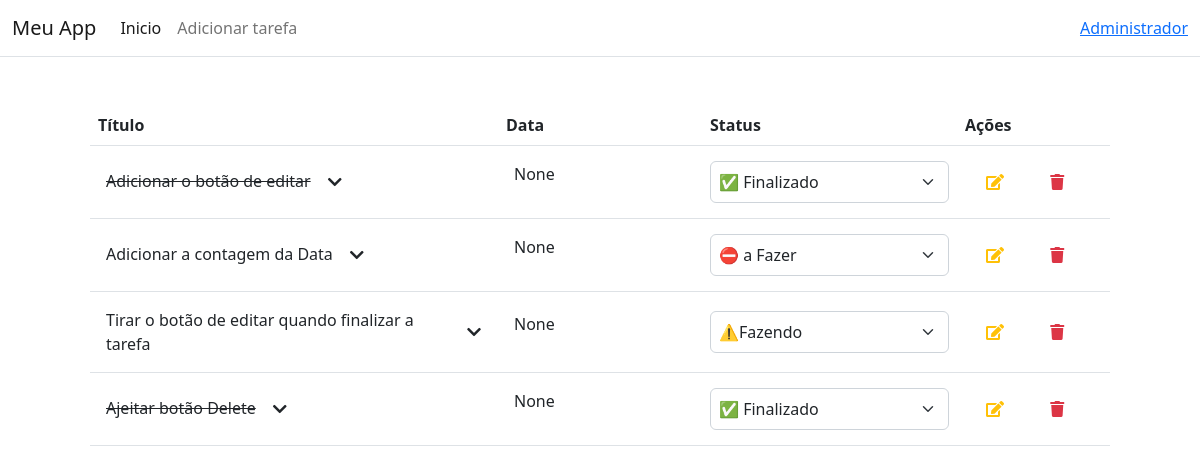
Before: / with the older database file.
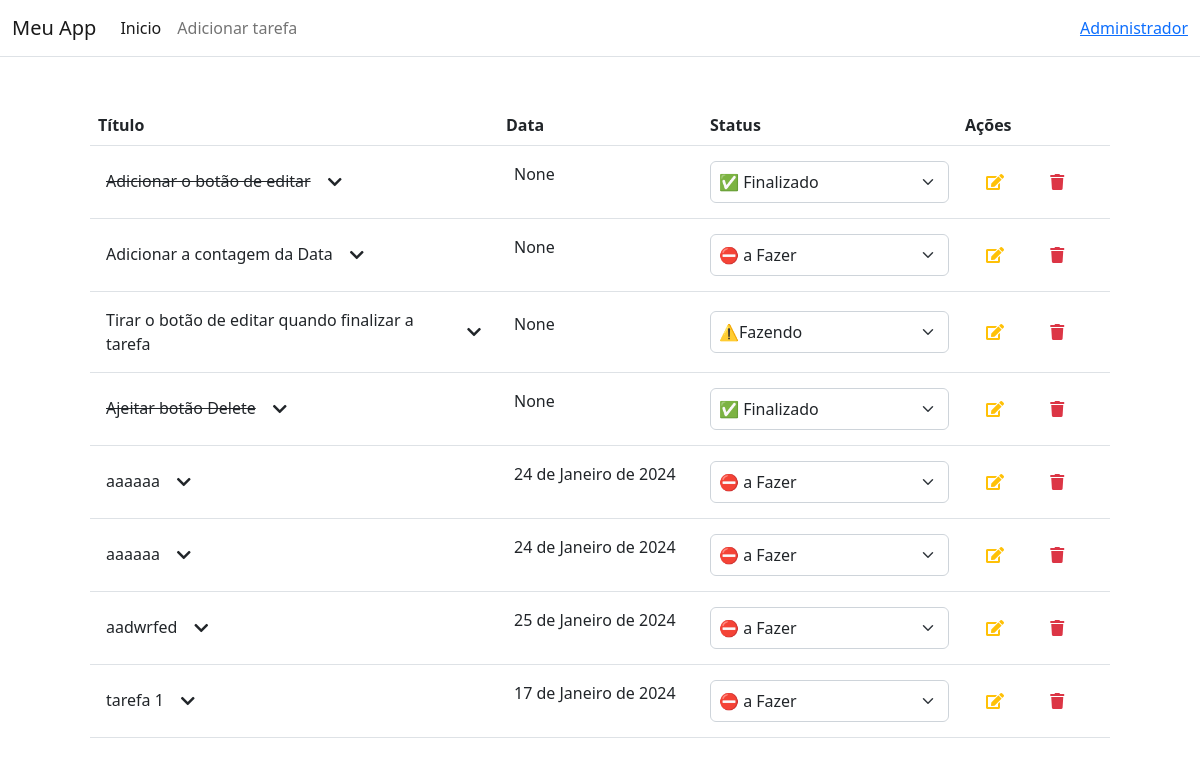
After: the same page with the newer database file.
### mente_app/models.py (models this page shows, shortened)
class TodoList(models.Model):
    title = models.CharField(max_length=100)
    status = models.ForeignKey(Status, on_delete=models.CASCADE,
                               related_name='status', to_field='id', default='1')
    due_date = models.DateField('data' , null=True, blank=True)

class Status(models.Model):
    name = models.CharField(max_length=20)

### mente_app/views.py (the view)
# urls.py: path('', views.lista_itens, name='lista_itens'),
def lista_itens(request):
    todo = TodoList.objects.all()
    status_list = Status.objects.all()
    context = {"todo": todo, "status_list": status_list}
    return render(request, 'index.html', context)

### mente_app/templates/index.html (shortened to what this page needs)
{% extends 'base.html' %}
{% block content %}
<div class="p-5">
    <table class="table">
        <thead>
            <tr>
                <th scope="col">Título</th>
                <th scope="col">Data</th>
                <th scope="col">Status</th>
                <th scope="col">Ações</th>
            </tr>
        </thead>
        {% include 'tarefa.html' %}
    </table>
</div>
{% endblock %}

### mente_app/templates/base.html (shortened to what this page needs)
{% load static %}
<!DOCTYPE html>
<html lang="pt-BR">
<head>
	<link href="https://cdn.jsdelivr.net/npm/bootstrap@5.2.3/dist/css/bootstrap.min.css" rel="stylesheet">
    <link rel="stylesheet" href="https://use.fontawesome.com/releases/v5.15.4/css/all.css"/>
	<link type="text/css" rel="stylesheet" href="{% static 'css/style.css' %}">
</head>
<body>
	{% include 'navbar.html' %}
	<div class="container">
		{% block content %}{% endblock %}
	</div>
</body>
</html>

### mente_app/templates/navbar.html (shortened to what this page needs)
<nav class="navbar navbar-expand-lg border-bottom">
    <div class="container-fluid">
        <a class="navbar-brand" href="#">Meu App</a>
        <div class="collapse navbar-collapse" id="navbarTogglerDemo03">
            <ul class="navbar-nav me-auto mb-2 mb-lg-0">
                <li class="nav-item">
                    <a class="nav-link active" aria-current="page" href="/">Inicio</a>
                </li>
                <li class="nav-item">
                    <a class="nav-link" href="/criar_tarefa">Adicionar tarefa</a>
                </li>
            </ul>
            <span><a href="http://localhost:8000/admin">Administrador</a></span>
        </div>
    </div>
</nav>

### mente_app/templates/tarefa.html (shortened to what this page needs)
<tbody class="tabela_lista">
    {% for el in todo %}
    <tr class="table align-middle" id="{{el.id}}">
        <td style="width: 40%;">
            <div class="title d-flex justify-center {% if el.status.id == 3 %}check-status{% endif %}" id="title{{el.id}}" data-Title="{{el.id}}">
                <span>{{el.title}}</span>
                <button type="button" class="btn expand-detalhs" data-detal="{{el.id}}" id="expand-detalhs{{el.id}}">
                    <i id="desativado{{el.id}}" class="fa fa-solid fa-chevron-down"></i>
                </button>
            </div>
        </td>
        <td style="width: 20%;">
            <div class="due_date" id="due_date{{el.id}}" data-Title="{{el.id}}">
                <p>{{el.due_date}}</p>
            </div>
        </td>
        <td style="width: 25%;">
            <div class="SelDiv">
                <select class="form-select" name="status" id="{{el.id}}">
                    {% for st in status_list %}
                        <option value="{{st.id}}" {% if el.status.id == st.id %}selected{% endif %}>
                            {{st.name}}
                        </option>
                    {% endfor %}
                </select>
            </div>
        </td>
        <td style="width: 15%;">
                <button type="submit" class="btn action-edit" id="action-edit{{el.id}}" data-title="{{el.id}}"><i class="fa fa-edit link-warning"></i></button>
                <a class="btn" id="btn-delete" data-delete="{{el.id}}"><i class="fa fa-trash link-danger"></i></a>
        </td>
    </tr>
    {% endfor %}
</tbody>

### mente_app/static/css/style.css (style rules this page uses)
body, html { width: 100vw; height: 100vh; overflow-x: hidden; }
.check-status { text-decoration: line-through; font-weight: 400; }

Changed rows visible on the page:
added TodoList: title "aaaaaa", due_date "24 de Janeiro de 2024", status "⛔️ a Fazer"
added TodoList: title "aaaaaa", due_date "24 de Janeiro de 2024", status "⛔️ a Fazer"
added TodoList: title "aadwrfed", due_date "25 de Janeiro de 2024", status "⛔️ a Fazer"
added TodoList: title "tarefa 1", due_date "17 de Janeiro de 2024", status "⛔️ a Fazer"
